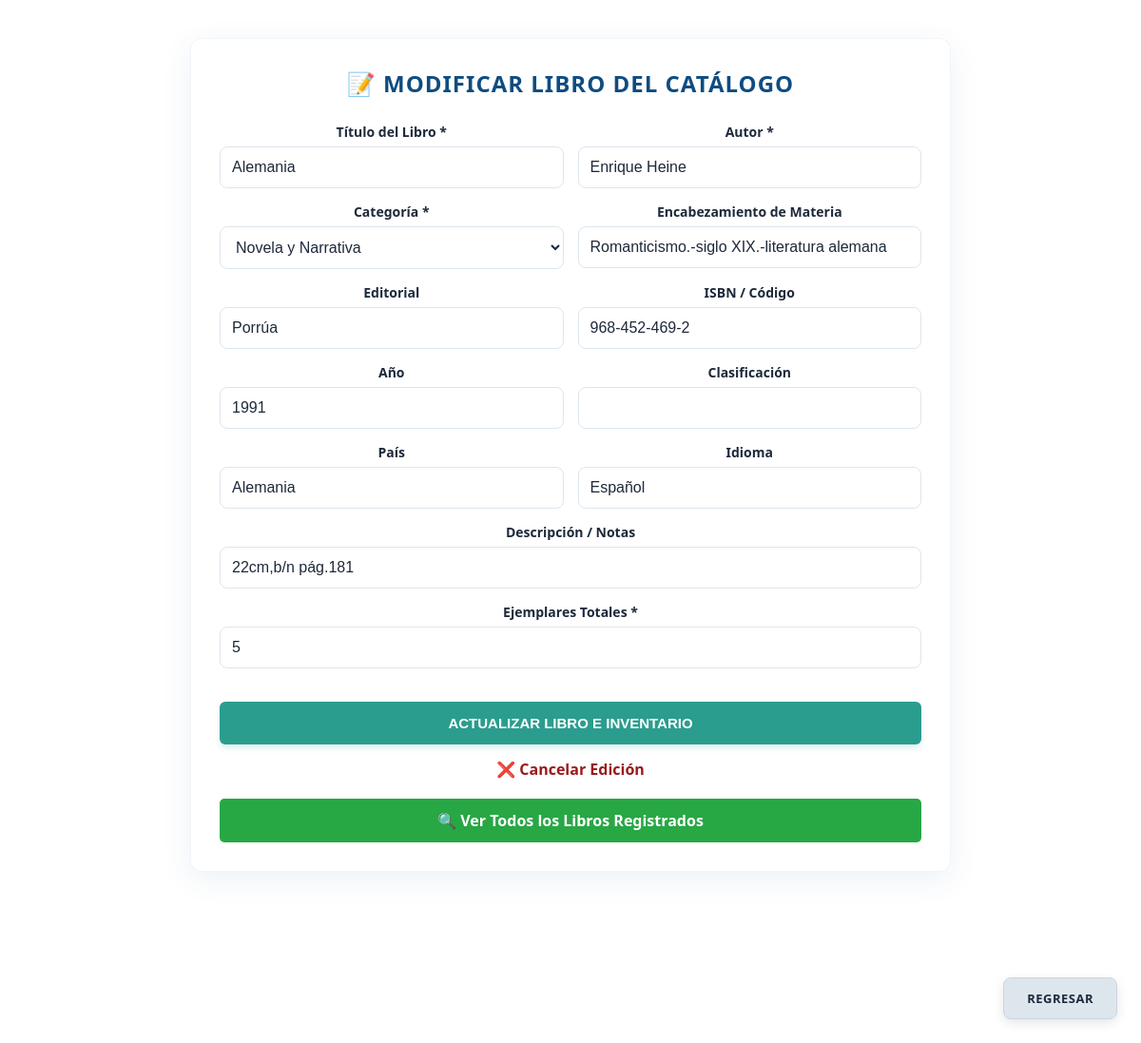
Before: /catalogo.php?editar_id=4 (signed in) with the older database file.
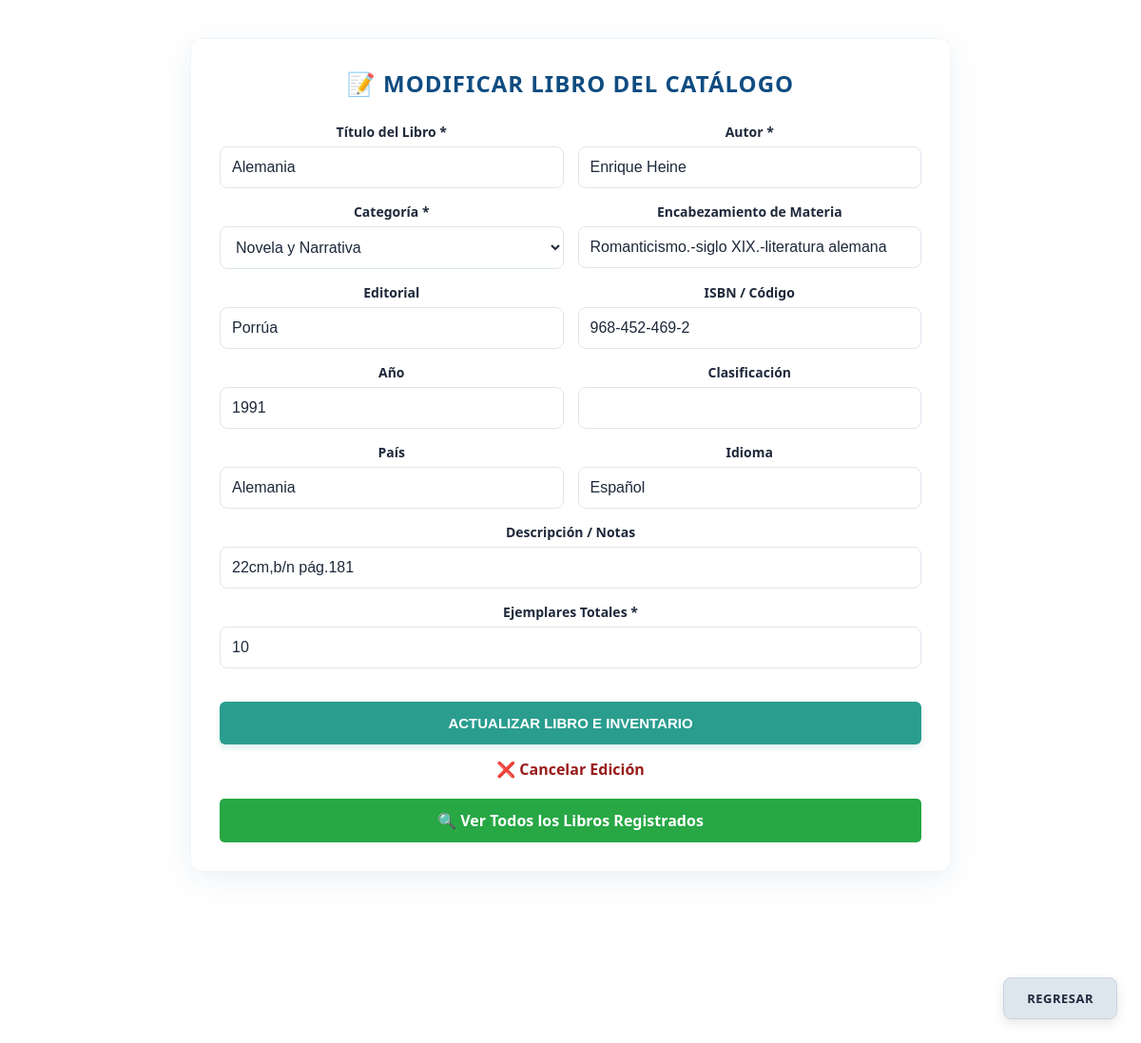
After: the same page with the newer database file.
### tables this page shows
CREATE TABLE `libros` (
  `id_libro` int(11) NOT NULL AUTO_INCREMENT,
  `Titulo` varchar(255) NOT NULL,
  `Autor` varchar(150) DEFAULT NULL,
  `Categoria` varchar(100) DEFAULT 'Novela y Narrativa',
  `Editorial` varchar(100) DEFAULT NULL,
  `ISBN` varchar(100) DEFAULT NULL,
  `ano` int(11) NOT NULL,
  `País` varchar(100) DEFAULT NULL,
  `Idioma` varchar(50) DEFAULT NULL,
  `Descripción` varchar(100) DEFAULT NULL,
  `Encabezamiento de Materia` varchar(100) DEFAULT NULL,
  `Ejemplares_totales` int(11) DEFAULT 0,
  `Ejemplares_disponibles` int(11) DEFAULT 0,
  `Ejemplares_prestados` int(11) DEFAULT 0,
  `Clasificación` varchar(100) DEFAULT NULL,
  PRIMARY KEY (`id_libro`)
);

### catalogo.php (the view, shortened to what the changed rows need)
<?php
require_once 'conexion.php';
$categorias_disponibles = [
    'Novela y Narrativa',
    'Cuento y Relato',
    'Poesía',
    'Teatro y Dramaturgia',
    'Historia y Biografía',
    'Filosofía y Ciencia',
    'Aventuras y Juvenil'
];
$modo_editar = false;
$titulo = '';
$autor = '';
$categoria = 'Novela y Narrativa';
$descripcion = '';
$ejemplares_totales = 1;
if (isset($_GET['editar_id'])) {
    $id_editar = filter_input(INPUT_GET, 'editar_id', FILTER_VALIDATE_INT);
    if ($id_editar) {
        $stmt_buscar = $conexion->prepare('SELECT * FROM libros WHERE id_libro = ?');
        $stmt_buscar->bind_param('i', $id_editar);
        $stmt_buscar->execute();
        $resultado_buscar = $stmt_buscar->get_result();
        if ($libro_data = $resultado_buscar->fetch_assoc()) {
            $modo_editar = true;
            $titulo = $libro_data['Titulo'];
            $autor = $libro_data['Autor'];
            $categoria = $libro_data['Categoria'] ?? 'Novela y Narrativa';
            $descripcion = $libro_data['Descripción'] ?? $libro_data['descripcion'] ?? '';
            $ejemplares_totales = $libro_data['Ejemplares_totales'] ?? 1;
        }
    }
}
?>
<!DOCTYPE html>
<html lang="es">
<head>
    <link rel="stylesheet" href="style.css?v=<?php echo time(); ?>">
</head>
<body class="body2">
    <div class="contenedor-formulario" style="max-width: 800px;">
        <h2><?php echo $modo_editar ? '📝 Modificar Libro del Catálogo' : '📚 Registro de Libros'; ?></h2>
        <form method="post" action="catalogo.php" id="formLibro">
            <div class="grid-dos-columnas" style="display: grid; grid-template-columns: 1fr 1fr; gap: 15px;">
                <div class="grupo-campo">
                    <label>Título del Libro *</label>
                    <input type="text" id="input_Titulo" name="Titulo" value="<?php echo htmlspecialchars($titulo); ?>" maxlength="255" required>
                </div>
                <div class="grupo-campo">
                    <label>Autor *</label>
                    <input type="text" id="input_Autor" name="Autor" value="<?php echo htmlspecialchars($autor); ?>" maxlength="255" required>
                </div>
                <div class="grupo-campo">
                    <label>Categoría *</label>
                    <select name="Categoria" id="input_Categoria" required>
                        <?php foreach ($categorias_disponibles as $cat): ?>
                            <option value="<?php echo $cat; ?>" <?php echo ($categoria === $cat) ? 'selected' : ''; ?>>
                                <?php echo $cat; ?>
                            </option>
                        <?php endforeach; ?>
                    </select>
                </div>
                <div class="grupo-campo" style="grid-column: span 2;">
                    <label>Descripción / Notas</label>
                    <input type="text" id="input_descripcion" name="descripcion" value="<?php echo htmlspecialchars($descripcion); ?>" maxlength="255">
                </div>
                <div class="grupo-campo" style="grid-column: span 2;">
                    <label>Ejemplares Totales *</label>
                    <input type="number" id="input_Ejemplares" name="Ejemplares_totales" value="<?php echo htmlspecialchars($ejemplares_totales); ?>" min="1" required>
                </div>
            </div>
        </form>
    </div>
</body>
</html>

Changed rows visible on the page:
changed libros "Alemania": Ejemplares_totales "5" → "10"
